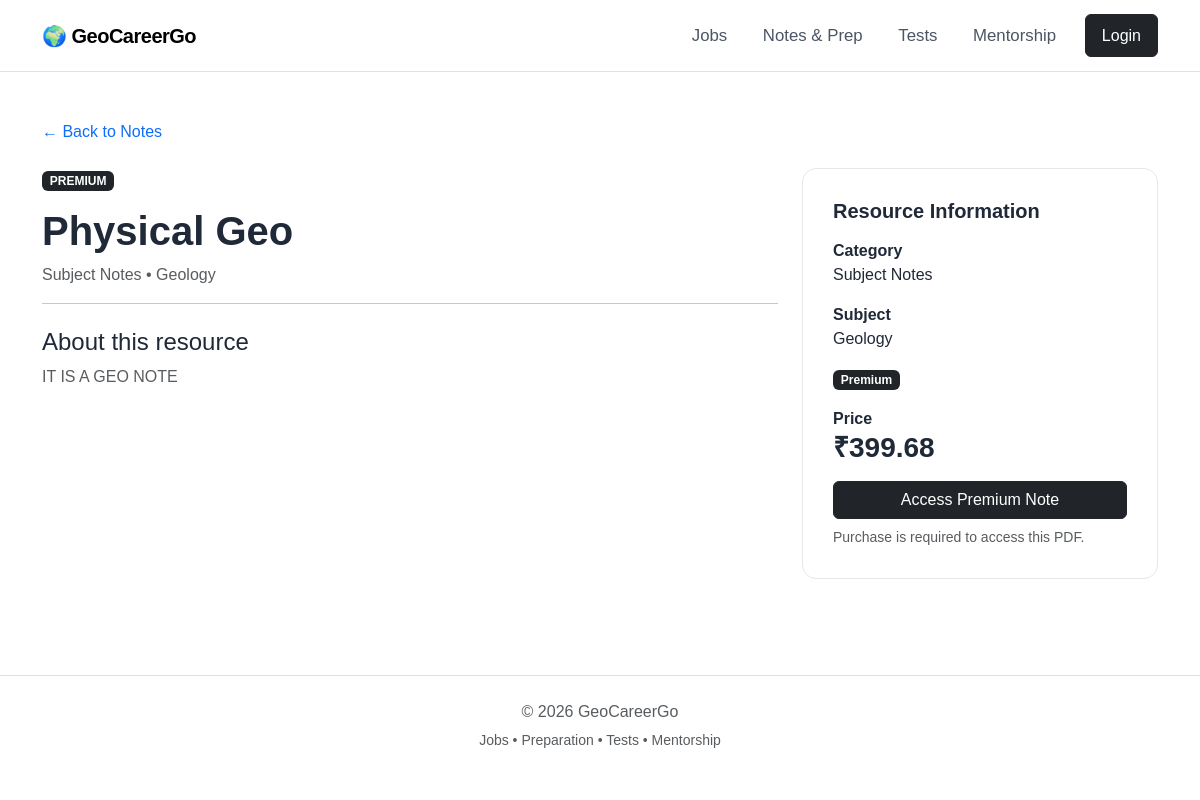
Page /notes/2/ on the committed database.
### notes/models.py (models this page shows, shortened)
class Note(models.Model):
    CATEGORY_CHOICES = [
        ("gate", "GATE"),
        ("jam", "JAM"),
        ("psu", "PSU Preparation"),
        ("subject", "Subject Notes"),
    ]
    ACCESS_CHOICES = [
        ("free", "Free"),
        ("paid", "Premium"),
    ]
    title = models.CharField(max_length=200)
    category = models.CharField(
        max_length=20,
        choices=CATEGORY_CHOICES
    )
    subject = models.CharField(
        max_length=150,
        blank=True
    )
    subject_obj = models.ForeignKey(
        Subject,
        on_delete=models.SET_NULL,
        null=True,
        blank=True,
        related_name="notes"
    )
    description = models.TextField(
        blank=True
    )
    pdf_file = models.FileField(
        upload_to="notes/"
    )
    access_type = models.CharField(
        max_length=10,
        choices=ACCESS_CHOICES,
        default="free"
    )
    price = models.DecimalField(
        max_digits=8,
        decimal_places=2,
        default=0
    )
    is_active = models.BooleanField(
        default=True
    )
    created_at = models.DateTimeField(
        auto_now_add=True
    )
    updated_at = models.DateTimeField(
        auto_now=True
    )
    @property
    def subject_name(self):
        if self.subject_obj:
            return self.subject_obj.name
        return self.subject

class Subject(models.Model):
    name = models.CharField(
        max_length=150,
        unique=True
    )
    description = models.TextField(
        blank=True
    )
    is_active = models.BooleanField(
        default=True
    )
    created_at = models.DateTimeField(
        auto_now_add=True
    )

### notes/views.py (the view)
def note_detail(request, note_id):
    note = get_object_or_404(
        Note.objects.select_related(
            "subject_obj"
        ),
        id=note_id,
        is_active=True
    )
    return render(
        request,
        "notes/note_detail.html",
        {
            "note": note
        }
    )

### templates/notes/note_detail.html (shortened to what this page needs)
{% extends "base.html" %}
{% block content %}
<section class="py-5">
    <div class="container">
        <a
            href="{% url 'notes:note_list' %}"
            class="text-decoration-none"
        >
            ← Back to Notes
        </a>
        <div class="row mt-4">
            <div class="col-lg-8">
                {% if note.access_type == "paid" %}
                    <span class="badge bg-dark mb-3">
                        PREMIUM
                    </span>
                {% else %}
                    <span class="badge bg-light text-dark border mb-3">
                        FREE
                    </span>
                {% endif %}
                <h1 class="fw-bold">
                    {{ note.title }}
                </h1>
                <p class="text-muted mt-2">
                    {{ note.get_category_display }}
                    •
                    {{ note.subject_name }}
                </p>
                <hr>
                <h4 class="mt-4">
                    About this resource
                </h4>
                {% if note.description %}
                    <div class="text-muted">
                        {{ note.description|linebreaks }}
                    </div>
                {% else %}
                    <p class="text-muted">
                        No description available.
                    </p>
                {% endif %}
            </div>
            <div class="col-lg-4">
                <div class="feature-card">
                    <h5 class="fw-bold">
                        Resource Information
                    </h5>
                    <p class="mt-3">
                        <strong>
                            Category
                        </strong>
                        <br>
                        {{ note.get_category_display }}
                    </p>
                    <p>
                        <strong>
                            Subject
                        </strong>
                        <br>
                        {{ note.subject_name }}
                    </p>
                    {% if note.access_type == "free" %}
                        <span class="badge bg-light text-dark border">
                            Free Resource
                        </span>
                        <a
                            href="{% url 'notes:download_note' note.id %}"
                            class="btn btn-dark w-100 mt-3"
                        >
                            View / Download PDF
                        </a>
                        <small class="text-muted d-block mt-2">
                            This resource is free for all users.
                        </small>
                    <!-- =========================
                         PREMIUM RESOURCE
                    ========================== -->
                    {% else %}
                        <span class="badge bg-dark">
                            Premium
                        </span>
                        <p class="mt-3 mb-0">
                            <strong>
                                Price
                            </strong>
                        </p>
                        <h3 class="fw-bold">
                            ₹{{ note.price }}
                        </h3>
                        <a
                            href="{% url 'notes:download_note' note.id %}"
                            class="btn btn-dark w-100 mt-2"
                        >
                            Access Premium Note
                        </a>
                        <small class="text-muted d-block mt-2">
                            Purchase is required to access this PDF.
                        </small>
                    {% endif %}
                </div>
            </div>
        </div>
    </div>
</section>
{% endblock %}

### static/css/style.css (style rules this page uses)
body { font-family: Arial, sans-serif; color: #1f2937; background: #ffffff; }
.feature-card { padding: 30px; border: 1px solid #e5e7eb; border-radius: 14px; background: white; transition: 0.2s; }

### rows in the picture
Note: title "Physical Geo", category "Subject Notes", subject_name "Geology", description "IT IS A GEO NOTE", price "399.68"
